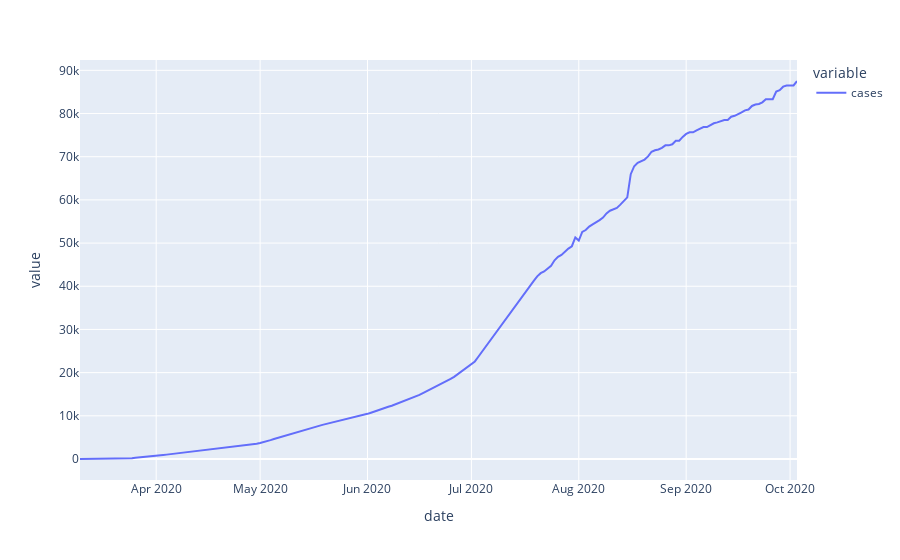

Here is the notebook cell this chart was saved with:
### Code cell
fig = px.line(County_Cases)
fig.show()

### Figure 1 — Plotly figure (JSON) as saved in the notebook; plotly's stock layout.template omitted (floating-point values rounded to 4 significant figures; data arrays with more than 128 entries replaced by an {"elided": "..."} marker saying what was removed)
{"data": [{"hovertemplate": "variable=cases<br>date=%{x}<br>value=%{y}<extra></extra>", "legendgroup": "cases", "line": {"color": "#636efa", "dash": "solid"}, "mode": "lines", "name": "cases", "orientation": "v", "showlegend": true, "type": "scatter", "x": {"elided": "208 str values"}, "xaxis": "x", "y": {"elided": "208 int values"}, "yaxis": "y"}], "layout": {"legend": {"title": {"text": "variable"}, "tracegroupgap": 0}, "margin": {"t": 60}, "xaxis": {"anchor": "y", "domain": [0, 1], "title": {"text": "date"}}, "yaxis": {"anchor": "x", "domain": [0, 1], "title": {"text": "value"}}}}
